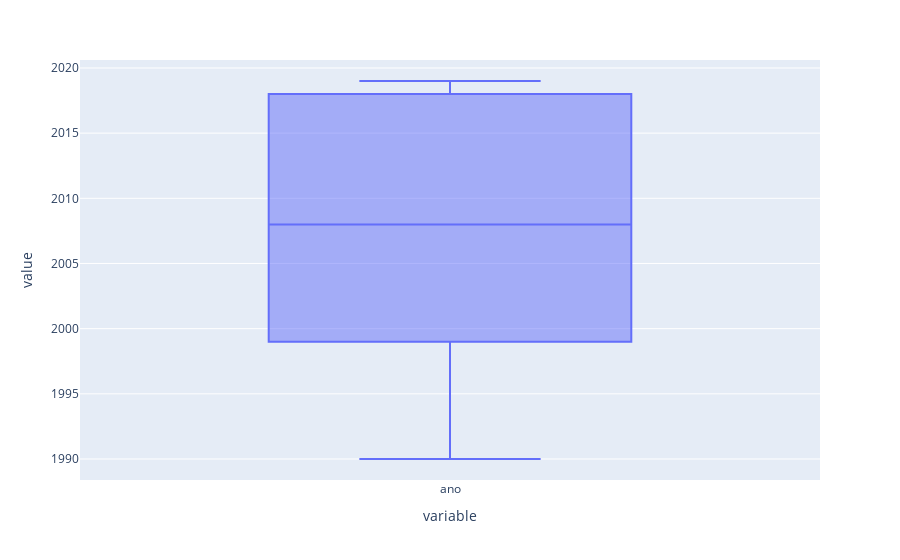

Here is the notebook cell this chart was saved with:
### Markdown cell above
## Box plot

### Code cell
px.box(carros.ano)

### Figure 1 — Plotly figure (JSON) as saved in the notebook; plotly's stock layout.template omitted (floating-point values rounded to 4 significant figures; data arrays with more than 128 entries replaced by an {"elided": "..."} marker saying what was removed)
{"data": [{"alignmentgroup": "True", "hovertemplate": "variable=%{x}<br>value=%{y}<extra></extra>", "legendgroup": "", "marker": {"color": "#636efa"}, "name": "", "notched": false, "offsetgroup": "", "orientation": "v", "showlegend": false, "type": "box", "x": {"elided": "258 str values"}, "x0": " ", "xaxis": "x", "y": {"elided": "258 int values"}, "y0": " ", "yaxis": "y"}], "layout": {"boxmode": "group", "legend": {"tracegroupgap": 0}, "margin": {"t": 60}, "xaxis": {"anchor": "y", "domain": [0, 1], "title": {"text": "variable"}}, "yaxis": {"anchor": "x", "domain": [0, 1], "title": {"text": "value"}}}}
